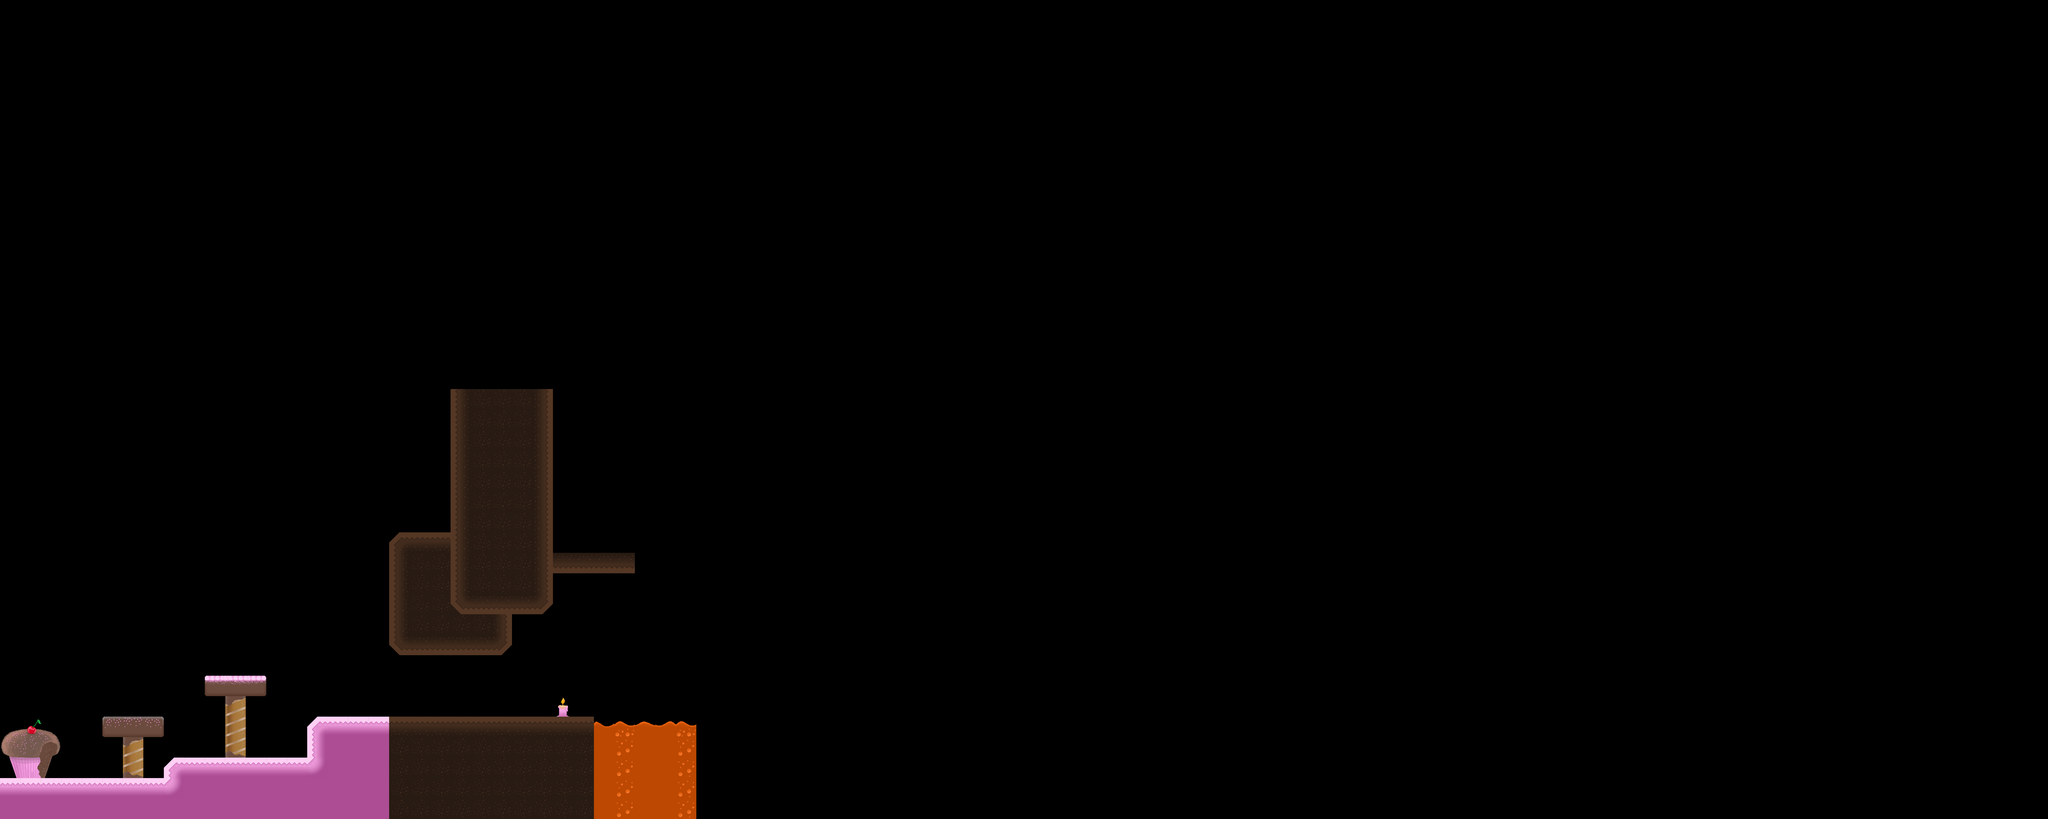

A level layout from a 2D game, rendered from its tile map. Below: a short description, then the map file with tile-grid data replaced by summaries:
An orthogonal 100x40 tile map with 64x64 px tiles, 4 tile layers (background, middleground, foreground, foreground_deco), 6 tilesets and 7 objects.

<map version="1.0" orientation="orthogonal" renderorder="right-down" width="100" height="40" tilewidth="64" tileheight="64" nextobjectid="14">
 <tileset firstgid="1" name="characters_tileset" tilewidth="64" tileheight="64" tilecount="9">
  <image source="tilesets/characters_tileset.png" width="192" height="192" />
 </tileset>
 <tileset firstgid="10" name="chocolateriver_ani" tilewidth="64" tileheight="64" tilecount="8">
  <image source="tilesets/chocolateriver_ani.png" width="256" height="128" />
 </tileset>
 <tileset firstgid="18" name="entities_tileset_final" tilewidth="64" tileheight="64" tilecount="100">
  <image source="tilesets/entities_tileset.png" width="640" height="640" />
 </tileset>
 <tileset firstgid="118" name="platform3x1" tilewidth="192" tileheight="32" tilecount="1">
  <image source="tilesets/platform3x1.png" width="192" height="32" />
 </tileset>
 <tileset firstgid="119" name="platform4x1" tilewidth="256" tileheight="32" tilecount="1">
  <image source="tilesets/platform4x1.png" width="256" height="32" />
 </tileset>
 <tileset firstgid="120" name="statics_tileset" tilewidth="64" tileheight="64" tilecount="100">
  <image source="tilesets/statics_tileset.png" width="640" height="640" />
  <tile id="0">
   <properties>
    <property name="blocked" value="true" />
   </properties>
  </tile>
  <tile id="1">
   <properties>
    <property name="blocked" value="true" />
   </properties>
  </tile>
  <tile id="2">
   <properties>
    <property name="blocked" value="true" />
   </properties>
  </tile>
  <tile id="3">
   <properties>
    <property name="blocked" value="true" />
   </properties>
  </tile>
  <tile id="4">
   <properties>
    <property name="blocked" value="true" />
   </properties>
  </tile>
  <tile id="5">
   <properties>
    <property name="blocked" value="true" />
   </properties>
  </tile>
  <tile id="6">
   <properties>
    <property name="blocked" value="true" />
   </properties>
  </tile>
  <tile id="7">
   <properties>
    <property name="blocked" value="true" />
   </properties>
  </tile>
  <tile id="8">
   <properties>
    <property name="blocked" value="true" />
   </properties>
  </tile>
  <tile id="9">
   <properties>
    <property name="blocked" value="true" />
   </properties>
  </tile>
  <tile id="10">
   <properties>
    <property name="blocked" value="true" />
   </properties>
  </tile>
  <tile id="11">
   <properties>
    <property name="blocked" value="true" />
   </properties>
  </tile>
  <tile id="12">
   <properties>
    <property name="blocked" value="true" />
   </properties>
  </tile>
  <tile id="13">
   <properties>
    <property name="blocked" value="true" />
   </properties>
  </tile>
  <tile id="14">
   <properties>
    <property name="blocked" value="true" />
   </properties>
  </tile>
  <tile id="15">
   <properties>
    <property name="blocked" value="true" />
   </properties>
  </tile>
  <tile id="16">
   <properties>
    <property name="blocked" value="true" />
   </properties>
  </tile>
  <tile id="17">
   <properties>
    <property name="blocked" value="true" />
   </properties>
  </tile>
  <tile id="18">
   <properties>
    <property name="blocked" value="true" />
   </properties>
  </tile>
  <tile id="19">
   <properties>
    <property name="blocked" value="true" />
   </properties>
  </tile>
  <tile id="20">
   <properties>
    <property name="blocked" value="true" />
   </properties>
  </tile>
  <tile id="21">
   <properties>
    <property name="blocked" value="true" />
   </properties>
  </tile>
  <tile id="22">
   <properties>
    <property name="blocked" value="true" />
   </properties>
  </tile>
  <tile id="23">
   <properties>
    <property name="blocked" value="true" />
   </properties>
  </tile>
  <tile id="24">
   <properties>
    <property name="blocked" value="true" />
   </properties>
  </tile>
  <tile id="25">
   <properties>
    <property name="blocked" value="true" />
   </properties>
  </tile>
  <tile id="26">
   <properties>
    <property name="blocked" value="true" />
   </properties>
  </tile>
  <tile id="27">
   <properties>
    <property name="blocked" value="true" />
   </properties>
  </tile>
  <tile id="30">
   <properties>
    <property name="blocked" value="true" />
   </properties>
  </tile>
  <tile id="31">
   <properties>
    <property name="blocked" value="true" />
   </properties>
  </tile>
  <tile id="32">
   <properties>
    <property name="blocked" value="true" />
   </properties>
  </tile>
  <tile id="33">
   <properties>
    <property name="blocked" value="true" />
   </properties>
  </tile>
  <tile id="34">
   <properties>
    <property name="blocked" value="true" />
   </properties>
  </tile>
  <tile id="35">
   <properties>
    <property name="blocked" value="true" />
   </properties>
  </tile>
  <tile id="36">
   <properties>
    <property name="blocked" value="true" />
   </properties>
  </tile>
  <tile id="37">
   <properties>
    <property name="blocked" value="true" />
   </properties>
  </tile>
  <tile id="40">
   <properties>
    <property name="blocked" value="true" />
   </properties>
  </tile>
  <tile id="41">
   <properties>
    <property name="blocked" value="true" />
   </properties>
  </tile>
  <tile id="42">
   <properties>
    <property name="blocked" value="true" />
   </properties>
  </tile>
  <tile id="45">
   <properties>
    <property name="blocked" value="true" />
   </properties>
  </tile>
  <tile id="46">
   <properties>
    <property name="blocked" value="true" />
   </properties>
  </tile>
  <tile id="47">
   <properties>
    <property name="blocked" value="true" />
   </properties>
  </tile>
  <tile id="50">
   <properties>
    <property name="blocked" value="true" />
   </properties>
  </tile>
  <tile id="51">
   <properties>
    <property name="blocked" value="true" />
   </properties>
  </tile>
  <tile id="52">
   <properties>
    <property name="blocked" value="true" />
   </properties>
  </tile>
 </tileset>
 <layer name="background" width="100" height="40">
  <data>[4000 cells, 2 non-empty, 2 distinct tile ids]</data>
 </layer>
 <layer name="middleground" width="100" height="40">
  <data>[4000 cells, 235 non-empty, 39 distinct tile ids]</data>
 </layer>
 <objectgroup name="Objektebene ">
  <object id="1" gid="41" x="322.455" y="2242.18" width="64" height="64">
   <properties>
    <property name="entity_type" value="chocolate" />
   </properties>
  </object>
  <object id="4" gid="44" x="708.97" y="2126.42" width="64" height="64">
   <properties>
    <property name="entity_type" value="bubblegum_blue" />
   </properties>
  </object>
  <object id="6" gid="41" x="390" y="2236" width="64" height="64">
   <properties>
    <property name="entitiy_type" value="chocolate" />
   </properties>
  </object>
  <object id="7" gid="41" x="452" y="2236" width="64" height="64">
   <properties>
    <property name="entitiy_type" value="chocolate" />
   </properties>
  </object>
  <object id="11" x="1682.67" y="2197.33">
   <properties>
    <property name="name" value="hunter_path_1" />
   </properties>
   <polyline points="0,0 -536,1" />
  </object>
  <object id="12" gid="1" x="1616" y="2237.33" width="64" height="64">
   <properties>
    <property name="entity_type" value="hunter" />
    <property name="path" value="hunter_path_1" />
   </properties>
  </object>
  <object id="13" x="1854.61" y="2244" width="319.394" height="316">
   <properties>
    <property name="action" value="death_zone" />
    <property name="entity_type" value="trigger" />
   </properties>
  </object>
 </objectgroup>
 <layer name="foreground" width="100" height="40">
  <data>[4000 cells, 0 non-empty, 0 distinct tile ids]</data>
 </layer>
 <layer name="foreground_deco" width="100" height="40">
  <data>[4000 cells, 3 non-empty, 3 distinct tile ids]</data>
 </layer>
</map>
